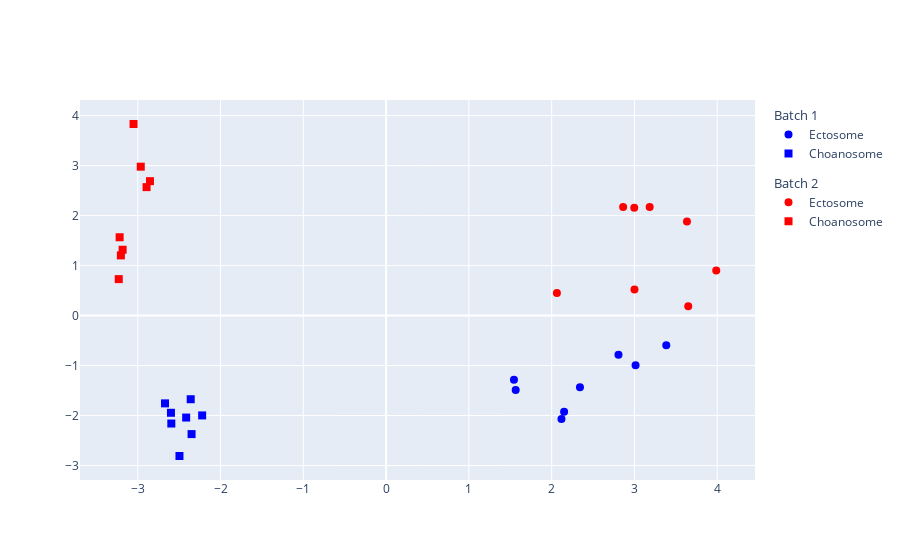

The notebook cell this image was saved under:
### Markdown cell above
### PCA plot

### Code cell
plotPCA(data)

### Figure 1 — Plotly figure (JSON) as saved in the notebook; plotly's stock layout.template omitted (floating-point values rounded to 4 significant figures)
{"data": [{"legendgroup": "1", "legendgrouptitle": {"text": "Batch 1"}, "marker": {"color": ["blue", "blue", "blue", "blue", "blue", "blue", "blue", "blue"], "size": 8, "symbol": ["circle", "circle", "circle", "circle", "circle", "circle", "circle", "circle"]}, "mode": "markers", "name": "Ectosome", "type": "scatter", "x": [2.807, 3.384, 1.565, 1.544, 2.15, 2.118, 2.342, 3.013], "y": [-0.7825, -0.5917, -1.489, -1.286, -1.924, -2.067, -1.434, -0.9951]}, {"legendgroup": "1", "legendgrouptitle": {"text": "Batch 1"}, "marker": {"color": ["blue", "blue", "blue", "blue", "blue", "blue", "blue", "blue"], "size": 8, "symbol": ["square", "square", "square", "square", "square", "square", "square", "square"]}, "mode": "markers", "name": "Choanosome", "type": "scatter", "x": [-2.35, -2.496, -2.599, -2.671, -2.595, -2.361, -2.415, -2.222], "y": [-2.371, -2.81, -1.945, -1.757, -2.16, -1.674, -2.04, -1.998]}, {"legendgroup": "2", "legendgrouptitle": {"text": "Batch 2"}, "marker": {"color": ["red", "red", "red", "red", "red", "red", "red", "red"], "size": 8, "symbol": ["circle", "circle", "circle", "circle", "circle", "circle", "circle", "circle"]}, "mode": "markers", "name": "Ectosome", "type": "scatter", "x": [3.65, 3.0, 3.988, 2.063, 2.997, 3.184, 3.634, 2.863], "y": [0.1857, 0.5205, 0.9039, 0.4505, 2.157, 2.171, 1.88, 2.171]}, {"legendgroup": "2", "legendgrouptitle": {"text": "Batch 2"}, "marker": {"color": ["red", "red", "red", "red", "red", "red", "red", "red"], "size": 8, "symbol": ["square", "square", "square", "square", "square", "square", "square", "square"]}, "mode": "markers", "name": "Choanosome", "type": "scatter", "x": [-3.219, -3.23, -3.183, -3.204, -2.964, -2.852, -2.893, -3.051], "y": [1.567, 0.7287, 1.317, 1.203, 2.979, 2.688, 2.569, 3.832]}], "layout": {}}
